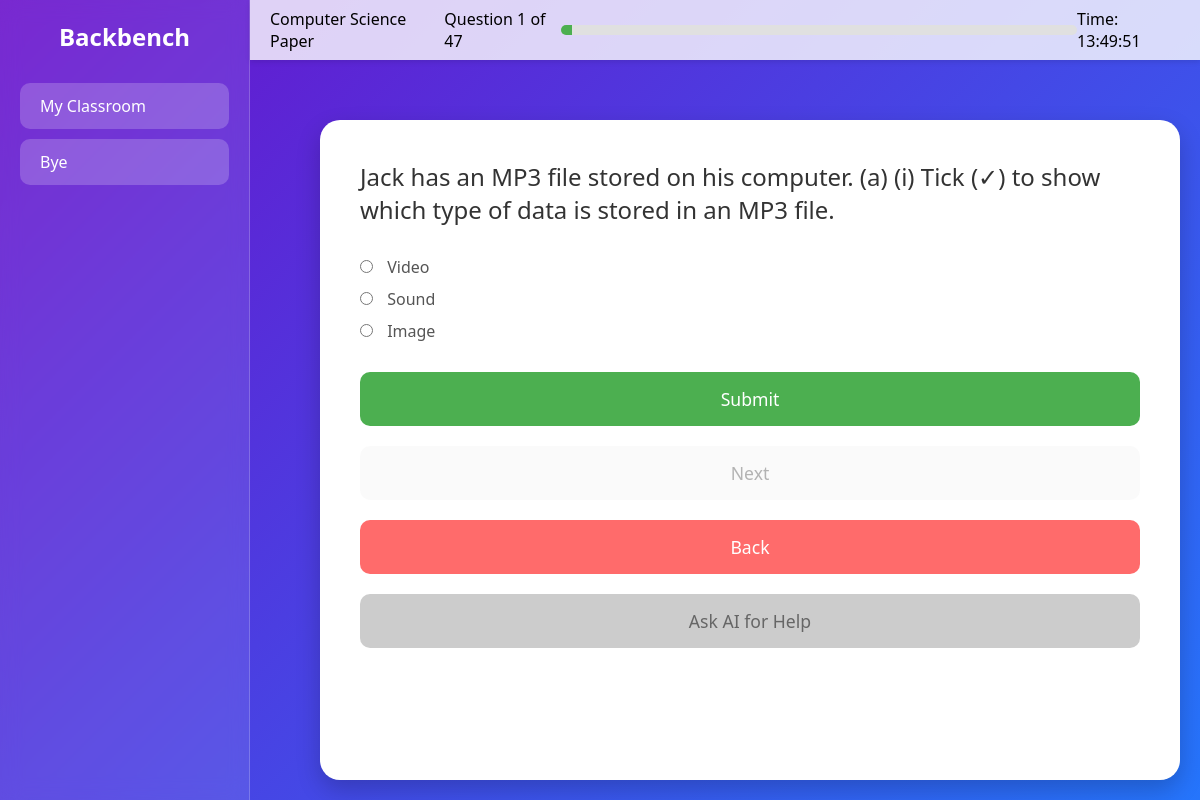
The app's page /exam/1/1 (signed in) with its own data.
### app.py (models this page shows)
class Exam(db.Model):
    __tablename__ = 'exam'
    id = db.Column(db.Integer, primary_key=True)
    title = db.Column(db.String(100), nullable=False)
    questions = db.relationship('Question', backref='exam', lazy=True)

class Question(db.Model):
    id = db.Column(db.Integer, primary_key=True)
    exam_id = db.Column(db.Integer, db.ForeignKey('exam.id'), nullable=False)
    question_text = db.Column(db.String(500), nullable=False)
    option_a = db.Column(db.String(100), nullable=True)  # For single/multiple-choice questions
    option_b = db.Column(db.String(100), nullable=True)
    option_c = db.Column(db.String(100), nullable=True)
    option_d = db.Column(db.String(100), nullable=True)
    correct_option = db.Column(db.String(1), nullable=True)  # For single-choice questions
    correct_options = db.Column(db.String(100), nullable=True)  # Comma-separated correct answers for multiple-choice or fill-in-the-blank
    blanks = db.Column(db.Integer, nullable=True)  # Number of blanks for fill-in-the-blank questions
    question_type = db.Column(db.String(20), nullable=False, default="single")  # 'single', 'multiple', 'fill_in_the_blank'

### app.py (the view, shortened to what this page needs)
@app.route("/exam/<int:exam_id>/<int:question_number>", methods=['GET', 'POST'])
@login_required
def exam(exam_id, question_number):
    exam = Exam.query.get_or_404(exam_id)
    questions = Question.query.filter_by(exam_id=exam_id).all()
    question = questions[question_number - 1]
    return render_template('exam_question.html', exam=exam, question=question, question_number=question_number, total_questions=len(questions))

### app.py (called while the page is built)
@login_manager.user_loader
def load_user(user_id):
    return User.query.get(int(user_id))

### templates/exam_question.html (shortened to what this page needs)
<!DOCTYPE html>
<html lang="en">
<head>
    <link href="https://cdnjs.cloudflare.com/ajax/libs/animate.css/4.1.1/animate.min.css" rel="stylesheet">
</head>
<body>
    <div class="sidebar">
        <div class="sidebar-logo">
            <h2>Backbench</h2>
        </div>
        <a href="{{ url_for('user_home') }}">My Classroom</a>
        <a href="{{ url_for('logout') }}">Bye</a>
    </div>
    <div class="top-bar">
        <div>{{ exam.title }}</div>
        <div>Question {{ question_number }} of {{ total_questions }}</div>
        <div class="progress-bar">
            <div class="progress-bar-fill"></div>
        </div>
        <div id="current-time"></div>
    </div>
    <div class="question-container">
        <div class="question-box">
            <p class="question-text" id="question-text">{{ question.question_text }}</p>
            <form method="POST" action="{{ url_for('exam', exam_id=exam.id, question_number=question_number) }}" class="answer-options">
                {% if question.question_type == 'textbox' %}
                    <textarea
                        class="textbox-answer"
                        name="textbox_answer"
                        id="textbox_answer"
                        placeholder="Type your answer here..."
                        required
                    ></textarea>
                {% elif question.question_type == 'fill_in_the_blank' %}
                    {% for i in range(1, question.blanks + 1) %}
                        <label for="blank{{ i }}">Answer {{ i }}:</label>
                        <input type="text" name="blank{{ i }}" id="blank{{ i }}" required>
                    {% endfor %}
                {% else %}
                    {% if question.option_a %}
                        <label>
                            <input type="radio" name="answer" value="option_a" required> {{ question.option_a }}
                        </label>
                    {% endif %}
                    {% if question.option_b %}
                        <label>
                            <input type="radio" name="answer" value="option_b"> {{ question.option_b }}
                        </label>
                    {% endif %}
                    {% if question.option_c %}
                        <label>
                            <input type="radio" name="answer" value="option_c"> {{ question.option_c }}
                        </label>
                    {% endif %}
                {% endif %}
                <button type="button" class="submit-button" id="sb-button" onclick="checkAnswer()">Submit</button>
                <button type="button" class="next-button" id="next" disabled onclick="goToNextQuestion()">Next</button>
                <button type="button" class="back-button" onclick="goBack()">Back</button>
            </form>
            <button class="ai-button" onclick="getAIResponse()" id="ai-button" disabled>Ask AI for Help</button>
        </div>
    </div>
</body>
</html>

### records on screen
Exam: title "Computer Science Paper"
Question: question_text "Jack has an MP3 file stored on his computer. (a) (i) Tick (✓) to show which type of data is stored in an MP3 file.", option_a "Video", option_b "Sound", option_c "Image"

### other values on screen
{{ question_number }} "1"
{{ total_questions }} "47"
